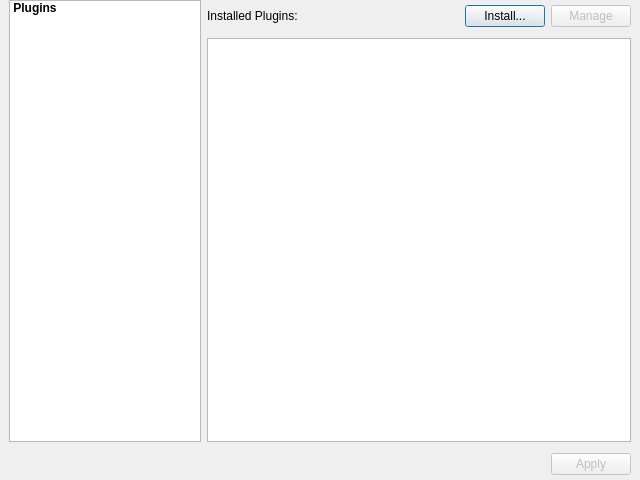
<?xml version="1.0" encoding="UTF-8"?>
<ui version="4.0">
 <class>Dialog</class>
 <widget class="QDialog" name="Dialog">
  <property name="geometry">
   <rect>
    <x>0</x>
    <y>0</y>
    <width>640</width>
    <height>480</height>
   </rect>
  </property>
  <property name="minimumSize">
   <size>
    <width>640</width>
    <height>480</height>
   </size>
  </property>
  <property name="windowTitle">
   <string>Options</string>
  </property>
  <layout class="QVBoxLayout" name="verticalLayout_2">
   <property name="spacing">
    <number>0</number>
   </property>
   <property name="leftMargin">
    <number>9</number>
   </property>
   <property name="topMargin">
    <number>0</number>
   </property>
   <property name="rightMargin">
    <number>9</number>
   </property>
   <property name="bottomMargin">
    <number>0</number>
   </property>
   <item>
    <layout class="QVBoxLayout" name="verticalLayout">
     <item>
      <widget class="QWidget" name="widgetOptions" native="true">
       <layout class="QHBoxLayout" name="horizontalLayout_5">
        <property name="margin">
         <number>0</number>
        </property>
        <item>
         <layout class="QHBoxLayout" name="horizontalLayout_4">
          <item>
           <widget class="QListWidget" name="listWidget">
            <property name="maximumSize">
             <size>
              <width>192</width>
              <height>16777215</height>
             </size>
            </property>
            <property name="editTriggers">
             <set>QAbstractItemView::CurrentChanged</set>
            </property>
            <property name="selectionBehavior">
             <enum>QAbstractItemView::SelectRows</enum>
            </property>
            <property name="iconSize">
             <size>
              <width>32</width>
              <height>32</height>
             </size>
            </property>
            <property name="flow">
             <enum>QListView::TopToBottom</enum>
            </property>
            <property name="viewMode">
             <enum>QListView::IconMode</enum>
            </property>
            <item>
             <property name="text">
              <string>Plugins</string>
             </property>
             <property name="font">
              <font>
               <weight>75</weight>
               <bold>true</bold>
              </font>
             </property>
            </item>
           </widget>
          </item>
          <item>
           <widget class="QStackedWidget" name="stackedWidget">
            <property name="currentIndex">
             <number>1</number>
            </property>
            <widget class="QWidget" name="pageLanguage">
             <layout class="QVBoxLayout" name="verticalLayout_4">
              <property name="margin">
               <number>0</number>
              </property>
              <item>
               <layout class="QVBoxLayout" name="verticalLayout_3">
                <item>
                 <widget class="QListWidget" name="listWidget_2">
                  <item>
                   <property name="text">
                    <string>Deutsch</string>
                   </property>
                   <property name="flags">
                    <set>ItemIsSelectable|ItemIsEnabled</set>
                   </property>
                  </item>
                  <item>
                   <property name="text">
                    <string>English (US)</string>
                   </property>
                   <property name="font">
                    <font>
                     <weight>75</weight>
                     <bold>true</bold>
                    </font>
                   </property>
                   <property name="flags">
                    <set>ItemIsSelectable|ItemIsEnabled</set>
                   </property>
                  </item>
                  <item>
                   <property name="text">
                    <string>Français</string>
                   </property>
                   <property name="flags">
                    <set>ItemIsSelectable|ItemIsEnabled</set>
                   </property>
                  </item>
                  <item>
                   <property name="text">
                    <string>Español</string>
                   </property>
                   <property name="flags">
                    <set>ItemIsSelectable|ItemIsEnabled</set>
                   </property>
                  </item>
                  <item>
                   <property name="text">
                    <string>Italiano</string>
                   </property>
                   <property name="flags">
                    <set>ItemIsSelectable|ItemIsEnabled</set>
                   </property>
                  </item>
                 </widget>
                </item>
               </layout>
              </item>
             </layout>
            </widget>
            <widget class="QWidget" name="pagePlugins">
             <layout class="QVBoxLayout" name="verticalLayout_6">
              <property name="margin">
               <number>0</number>
              </property>
              <item>
               <layout class="QVBoxLayout" name="verticalLayout_5">
                <item>
                 <widget class="QWidget" name="widgetPluginActions" native="true">
                  <property name="minimumSize">
                   <size>
                    <width>0</width>
                    <height>32</height>
                   </size>
                  </property>
                  <property name="maximumSize">
                   <size>
                    <width>16777215</width>
                    <height>32</height>
                   </size>
                  </property>
                  <layout class="QHBoxLayout" name="horizontalLayout_6">
                   <property name="margin">
                    <number>0</number>
                   </property>
                   <item>
                    <layout class="QHBoxLayout" name="horizontalLayout">
                     <item>
                      <widget class="QLabel" name="label">
                       <property name="text">
                        <string>Installed Plugins:</string>
                       </property>
                      </widget>
                     </item>
                     <item>
                      <spacer name="horizontalSpacer_2">
                       <property name="orientation">
                        <enum>Qt::Horizontal</enum>
                       </property>
                       <property name="sizeHint" stdset="0">
                        <size>
                         <width>40</width>
                         <height>20</height>
                        </size>
                       </property>
                      </spacer>
                     </item>
                     <item>
                      <widget class="QPushButton" name="pushButtonInstall">
                       <property name="text">
                        <string>Install...</string>
                       </property>
                      </widget>
                     </item>
                     <item>
                      <widget class="QPushButton" name="pushButtonManage">
                       <property name="enabled">
                        <bool>false</bool>
                       </property>
                       <property name="text">
                        <string>Manage</string>
                       </property>
                      </widget>
                     </item>
                    </layout>
                   </item>
                  </layout>
                 </widget>
                </item>
                <item>
                 <widget class="QListWidget" name="listWidgetPlugins"/>
                </item>
               </layout>
              </item>
             </layout>
            </widget>
           </widget>
          </item>
         </layout>
        </item>
       </layout>
      </widget>
     </item>
     <item>
      <widget class="QWidget" name="widgetActions" native="true">
       <property name="minimumSize">
        <size>
         <width>0</width>
         <height>32</height>
        </size>
       </property>
       <property name="maximumSize">
        <size>
         <width>16777215</width>
         <height>32</height>
        </size>
       </property>
       <layout class="QHBoxLayout" name="horizontalLayout_3">
        <property name="margin">
         <number>0</number>
        </property>
        <item>
         <layout class="QHBoxLayout" name="horizontalLayout_2">
          <property name="spacing">
           <number>6</number>
          </property>
          <item>
           <spacer name="horizontalSpacer">
            <property name="orientation">
             <enum>Qt::Horizontal</enum>
            </property>
            <property name="sizeHint" stdset="0">
             <size>
              <width>40</width>
              <height>20</height>
             </size>
            </property>
           </spacer>
          </item>
          <item>
           <widget class="QPushButton" name="pushButtonApply">
            <property name="enabled">
             <bool>false</bool>
            </property>
            <property name="text">
             <string>Apply</string>
            </property>
           </widget>
          </item>
         </layout>
        </item>
       </layout>
      </widget>
     </item>
    </layout>
   </item>
  </layout>
 </widget>
 <layoutdefault spacing="6" margin="11"/>
 <resources/>
 <connections>
  <connection>
   <sender>pushButtonInstall</sender>
   <signal>clicked()</signal>
   <receiver>Dialog</receiver>
   <slot>installPlugin()</slot>
   <hints>
    <hint type="sourcelabel">
     <x>508</x>
     <y>18</y>
    </hint>
    <hint type="destinationlabel">
     <x>319</x>
     <y>239</y>
    </hint>
   </hints>
  </connection>
  <connection>
   <sender>listWidgetPlugins</sender>
   <signal>currentItemChanged(QListWidgetItem*,QListWidgetItem*)</signal>
   <receiver>Dialog</receiver>
   <slot>updateManageButton()</slot>
   <hints>
    <hint type="sourcelabel">
     <x>417</x>
     <y>239</y>
    </hint>
    <hint type="destinationlabel">
     <x>319</x>
     <y>239</y>
    </hint>
   </hints>
  </connection>
  <connection>
   <sender>pushButtonManage</sender>
   <signal>clicked()</signal>
   <receiver>Dialog</receiver>
   <slot>manageButtonClicked()</slot>
   <hints>
    <hint type="sourcelabel">
     <x>590</x>
     <y>18</y>
    </hint>
    <hint type="destinationlabel">
     <x>319</x>
     <y>239</y>
    </hint>
   </hints>
  </connection>
 </connections>
 <slots>
  <slot>installPlugin()</slot>
  <slot>updateManageButton()</slot>
  <slot>manageButtonClicked()</slot>
 </slots>
</ui>
